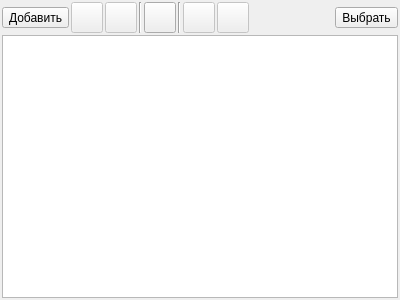
<?xml version="1.0" encoding="UTF-8"?>
<ui version="4.0">
 <class>FormOptionsParams</class>
 <widget class="QWidget" name="FormOptionsParams">
  <property name="geometry">
   <rect>
    <x>0</x>
    <y>0</y>
    <width>400</width>
    <height>300</height>
   </rect>
  </property>
  <property name="windowTitle">
   <string>Опции товаров</string>
  </property>
  <layout class="QVBoxLayout" name="verticalLayout">
   <property name="spacing">
    <number>2</number>
   </property>
   <property name="leftMargin">
    <number>2</number>
   </property>
   <property name="topMargin">
    <number>2</number>
   </property>
   <property name="rightMargin">
    <number>2</number>
   </property>
   <property name="bottomMargin">
    <number>2</number>
   </property>
   <item>
    <layout class="QHBoxLayout" name="horizontalLayout">
     <property name="spacing">
      <number>2</number>
     </property>
     <item>
      <widget class="QToolButton" name="toolButtonAddOption">
       <property name="toolTip">
        <string>Добавить группу для параметров</string>
       </property>
       <property name="text">
        <string>Добавить</string>
       </property>
       <property name="icon">
        <iconset resource="../../res.qrc">
         <normaloff>:/32/icons/32x32/add.png</normaloff>:/32/icons/32x32/add.png</iconset>
       </property>
       <property name="iconSize">
        <size>
         <width>24</width>
         <height>24</height>
        </size>
       </property>
       <property name="toolButtonStyle">
        <enum>Qt::ToolButtonTextBesideIcon</enum>
       </property>
      </widget>
     </item>
     <item>
      <widget class="QToolButton" name="toolButtonEditOption">
       <property name="enabled">
        <bool>false</bool>
       </property>
       <property name="toolTip">
        <string>Редактировать группу параметров</string>
       </property>
       <property name="icon">
        <iconset resource="../../res.qrc">
         <normaloff>:/32/icons/32x32/edit.png</normaloff>:/32/icons/32x32/edit.png</iconset>
       </property>
       <property name="iconSize">
        <size>
         <width>24</width>
         <height>24</height>
        </size>
       </property>
      </widget>
     </item>
     <item>
      <widget class="QToolButton" name="toolButtonDelOption">
       <property name="enabled">
        <bool>false</bool>
       </property>
       <property name="toolTip">
        <string>Удалить выбранные группы</string>
       </property>
       <property name="icon">
        <iconset resource="../../res.qrc">
         <normaloff>:/32/icons/32x32/delete.png</normaloff>:/32/icons/32x32/delete.png</iconset>
       </property>
       <property name="iconSize">
        <size>
         <width>24</width>
         <height>24</height>
        </size>
       </property>
      </widget>
     </item>
     <item>
      <widget class="Line" name="line">
       <property name="orientation">
        <enum>Qt::Vertical</enum>
       </property>
      </widget>
     </item>
     <item>
      <widget class="QToolButton" name="toolButtonRefresh">
       <property name="enabled">
        <bool>true</bool>
       </property>
       <property name="toolTip">
        <string>Обновить список групп параметров</string>
       </property>
       <property name="icon">
        <iconset resource="../../res.qrc">
         <normaloff>:/32/icons/32x32/refresh.png</normaloff>:/32/icons/32x32/refresh.png</iconset>
       </property>
       <property name="iconSize">
        <size>
         <width>24</width>
         <height>24</height>
        </size>
       </property>
      </widget>
     </item>
     <item>
      <widget class="Line" name="lineRefresh">
       <property name="orientation">
        <enum>Qt::Vertical</enum>
       </property>
      </widget>
     </item>
     <item>
      <widget class="QToolButton" name="toolButtonOptionUp">
       <property name="enabled">
        <bool>false</bool>
       </property>
       <property name="maximumSize">
        <size>
         <width>16777215</width>
         <height>16777215</height>
        </size>
       </property>
       <property name="toolTip">
        <string>Переместить группу выше</string>
       </property>
       <property name="icon">
        <iconset resource="../../res.qrc">
         <normaloff>:/32/icons/32x32/up.png</normaloff>:/32/icons/32x32/up.png</iconset>
       </property>
       <property name="iconSize">
        <size>
         <width>24</width>
         <height>24</height>
        </size>
       </property>
      </widget>
     </item>
     <item>
      <widget class="QToolButton" name="toolButtonOptionDown">
       <property name="enabled">
        <bool>false</bool>
       </property>
       <property name="toolTip">
        <string>Переместить группу ниже </string>
       </property>
       <property name="icon">
        <iconset resource="../../res.qrc">
         <normaloff>:/32/icons/32x32/down.png</normaloff>:/32/icons/32x32/down.png</iconset>
       </property>
       <property name="iconSize">
        <size>
         <width>24</width>
         <height>24</height>
        </size>
       </property>
      </widget>
     </item>
     <item>
      <spacer name="horizontalSpacer">
       <property name="orientation">
        <enum>Qt::Horizontal</enum>
       </property>
       <property name="sizeHint" stdset="0">
        <size>
         <width>18</width>
         <height>20</height>
        </size>
       </property>
      </spacer>
     </item>
     <item>
      <widget class="QToolButton" name="toolButtonSelect">
       <property name="toolTip">
        <string>Добавить группу для параметров</string>
       </property>
       <property name="text">
        <string>Выбрать</string>
       </property>
       <property name="icon">
        <iconset resource="../../res.qrc">
         <normaloff>:/64/icons/64x64/select.png</normaloff>:/64/icons/64x64/select.png</iconset>
       </property>
       <property name="iconSize">
        <size>
         <width>24</width>
         <height>24</height>
        </size>
       </property>
       <property name="toolButtonStyle">
        <enum>Qt::ToolButtonTextBesideIcon</enum>
       </property>
      </widget>
     </item>
    </layout>
   </item>
   <item>
    <widget class="QTreeView" name="treeView">
     <property name="rootIsDecorated">
      <bool>false</bool>
     </property>
     <attribute name="headerVisible">
      <bool>true</bool>
     </attribute>
     <attribute name="headerStretchLastSection">
      <bool>true</bool>
     </attribute>
    </widget>
   </item>
  </layout>
 </widget>
 <resources>
  <include location="../../res.qrc"/>
 </resources>
 <connections/>
</ui>
